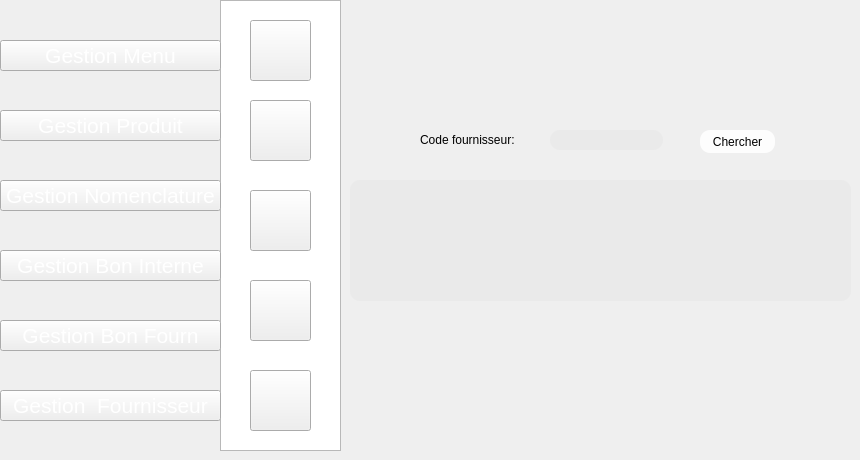
   <widget class="QWidget" name="page_108">
    <widget class="QPushButton" name="pushButton_1225">
     <property name="geometry">
      <rect>
       <x>0</x>
       <y>180</y>
       <width>221</width>
       <height>31</height>
      </rect>
     </property>
     <property name="font">
      <font>
       <pointsize>16</pointsize>
       <weight>50</weight>
       <bold>false</bold>
      </font>
     </property>
     <property name="styleSheet">
      <string notr="true">color: rgb(255, 255, 255);

</string>
     </property>
     <property name="text">
      <string>Gestion Nomenclature</string>
     </property>
    </widget>
    <widget class="QPushButton" name="pushButton_1226">
     <property name="geometry">
      <rect>
       <x>250</x>
       <y>280</y>
       <width>61</width>
       <height>61</height>
      </rect>
     </property>
     <property name="styleSheet">
      <string notr="true">image: url(:/new/prefix1/img/icon-supp2 (1).png);</string>
     </property>
     <property name="text">
      <string/>
     </property>
    </widget>
    <widget class="QPushButton" name="pushButton_1228">
     <property name="geometry">
      <rect>
       <x>250</x>
       <y>190</y>
       <width>61</width>
       <height>61</height>
      </rect>
     </property>
     <property name="styleSheet">
      <string notr="true">image: url(:/new/prefix1/img/icon-afficher2.png);</string>
     </property>
     <property name="text">
      <string/>
     </property>
    </widget>
    <widget class="QPushButton" name="pushButton_1229">
     <property name="geometry">
      <rect>
       <x>250</x>
       <y>370</y>
       <width>61</width>
       <height>61</height>
      </rect>
     </property>
     <property name="styleSheet">
      <string notr="true">
image: url(:/new/prefix1/img/aa.png);</string>
     </property>
     <property name="text">
      <string/>
     </property>
    </widget>
    <widget class="QPushButton" name="pushButton_1230">
     <property name="geometry">
      <rect>
       <x>250</x>
       <y>20</y>
       <width>61</width>
       <height>61</height>
      </rect>
     </property>
     <property name="styleSheet">
      <string notr="true">image: url(:/new/prefix1/img/icon-ajout2.png);
background-image: url(:/new/prefix1/img/bg.png);</string>
     </property>
     <property name="text">
      <string/>
     </property>
    </widget>
    <widget class="QPushButton" name="pushButton_1231">
     <property name="geometry">
      <rect>
       <x>0</x>
       <y>320</y>
       <width>221</width>
       <height>31</height>
      </rect>
     </property>
     <property name="font">
      <font>
       <pointsize>16</pointsize>
       <weight>50</weight>
       <bold>false</bold>
      </font>
     </property>
     <property name="styleSheet">
      <string notr="true">color: rgb(255, 255, 255);

</string>
     </property>
     <property name="text">
      <string>Gestion Bon Fourn</string>
     </property>
    </widget>
    <widget class="QPushButton" name="pushButton_1232">
     <property name="geometry">
      <rect>
       <x>250</x>
       <y>100</y>
       <width>61</width>
       <height>61</height>
      </rect>
     </property>
     <property name="styleSheet">
      <string notr="true">image: url(:/new/prefix1/img/icon-modif2 (1).png);</string>
     </property>
     <property name="text">
      <string/>
     </property>
    </widget>
    <widget class="QPushButton" name="pushButton_1233">
     <property name="geometry">
      <rect>
       <x>0</x>
       <y>110</y>
       <width>221</width>
       <height>31</height>
      </rect>
     </property>
     <property name="font">
      <font>
       <pointsize>16</pointsize>
       <weight>50</weight>
       <bold>false</bold>
      </font>
     </property>
     <property name="styleSheet">
      <string notr="true">color: rgb(255, 255, 255);

</string>
     </property>
     <property name="text">
      <string>Gestion Produit</string>
     </property>
    </widget>
    <widget class="QPushButton" name="pushButton_1234">
     <property name="geometry">
      <rect>
       <x>0</x>
       <y>250</y>
       <width>221</width>
       <height>31</height>
      </rect>
     </property>
     <property name="font">
      <font>
       <pointsize>16</pointsize>
       <weight>50</weight>
       <bold>false</bold>
      </font>
     </property>
     <property name="styleSheet">
      <string notr="true">color: rgb(255, 255, 255);

</string>
     </property>
     <property name="text">
      <string>Gestion Bon Interne</string>
     </property>
    </widget>
    <widget class="QPushButton" name="pushButton_1235">
     <property name="geometry">
      <rect>
       <x>0</x>
       <y>40</y>
       <width>221</width>
       <height>31</height>
      </rect>
     </property>
     <property name="font">
      <font>
       <pointsize>16</pointsize>
       <weight>50</weight>
       <bold>false</bold>
      </font>
     </property>
     <property name="styleSheet">
      <string notr="true">color: rgb(255, 255, 255);

</string>
     </property>
     <property name="text">
      <string>Gestion Menu</string>
     </property>
    </widget>
    <widget class="QListView" name="listView_96">
     <property name="geometry">
      <rect>
       <x>220</x>
       <y>0</y>
       <width>121</width>
       <height>451</height>
      </rect>
     </property>
     <property name="styleSheet">
      <string notr="true">background-image: url(:/new/prefix1/img/selected.png);</string>
     </property>
    </widget>
    <widget class="QLineEdit" name="lineEdit_29">
     <property name="geometry">
      <rect>
       <x>550</x>
       <y>130</y>
       <width>113</width>
       <height>20</height>
      </rect>
     </property>
     <property name="styleSheet">
      <string notr="true">                                         border-radius: 10px;
background-color: rgb(234, 234, 234);
font: 9pt &quot;MS Reference Sans Serif&quot;;</string>
     </property>
    </widget>
    <widget class="QPushButton" name="chercherfourn">
     <property name="geometry">
      <rect>
       <x>700</x>
       <y>130</y>
       <width>75</width>
       <height>23</height>
      </rect>
     </property>
     <property name="styleSheet">
      <string notr="true">                                         border-radius: 10px;
background-color: rgb(253, 253, 253);
                                        
font: 9pt &quot;MS Reference Sans Serif&quot;;</string>
     </property>
     <property name="text">
      <string>Chercher</string>
     </property>
    </widget>
    <widget class="QLabel" name="label_358">
     <property name="geometry">
      <rect>
       <x>420</x>
       <y>130</y>
       <width>111</width>
       <height>20</height>
      </rect>
     </property>
     <property name="styleSheet">
      <string notr="true">                                     border-radius: 10px;
font: 9pt &quot;MS Reference Sans Serif&quot;;
font: 9pt &quot;MS Reference Sans Serif&quot;;</string>
     </property>
     <property name="text">
      <string>Code fournisseur:</string>
     </property>
    </widget>
    <widget class="QTableView" name="tableView_12">
     <property name="geometry">
      <rect>
       <x>350</x>
       <y>180</y>
       <width>501</width>
       <height>121</height>
      </rect>
     </property>
     <property name="styleSheet">
      <string notr="true">                                     border-radius: 10px;
font: 9pt &quot;MS Reference Sans Serif&quot;;
background-color: rgb(234, 234, 234);</string>
     </property>
    </widget>
    <widget class="QPushButton" name="pushButton_586">
     <property name="geometry">
      <rect>
       <x>0</x>
       <y>390</y>
       <width>221</width>
       <height>31</height>
      </rect>
     </property>
     <property name="font">
      <font>
       <pointsize>16</pointsize>
       <weight>50</weight>
       <bold>false</bold>
      </font>
     </property>
     <property name="styleSheet">
      <string notr="true">color: rgb(255, 255, 255);

</string>
     </property>
     <property name="text">
      <string>Gestion  Fournisseur</string>
     </property>
    </widget>
    <zorder>listView_96</zorder>
    <zorder>pushButton_1225</zorder>
    <zorder>pushButton_1226</zorder>
    <zorder>pushButton_1228</zorder>
    <zorder>pushButton_1229</zorder>
    <zorder>pushButton_1230</zorder>
    <zorder>pushButton_1231</zorder>
    <zorder>pushButton_1232</zorder>
    <zorder>pushButton_1233</zorder>
    <zorder>pushButton_1234</zorder>
    <zorder>pushButton_1235</zorder>
    <zorder>lineEdit_29</zorder>
    <zorder>chercherfourn</zorder>
    <zorder>label_358</zorder>
    <zorder>tableView_12</zorder>
    <zorder>pushButton_586</zorder>
   </widget>
